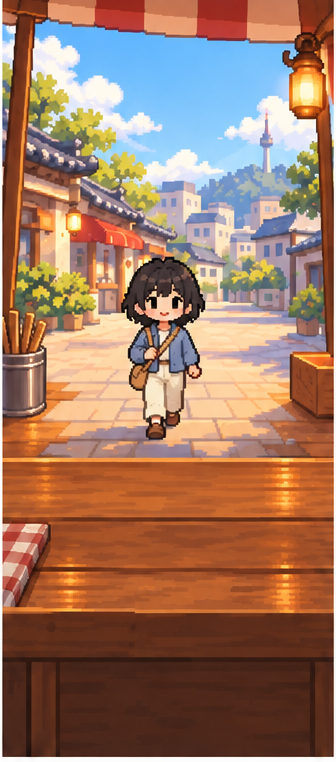
#> input picture 3_original_images_and_visual_references/3.2_visual_design_references_20261006/05_손님프레임/손님모션02_컷_261006_1905_01.png, 336 x 762 px, given in place of 미분류생성이미지05_원본_261006_1905_01.png, which was not available
$ python make_home_stage_art.py
#> lines starting #> are read from the running program, lines starting #| are printed output that depends on the picture; after the words box and inside, x2 and y2 are one past the last pixel; in counts of white or black regions, pixels touching at a corner belong together
"""Home stage art for the 메인UI mockup (3.5_completed_game_mockups).

Writes, from art already in the repository:
  assets/images/bg_clean/clear.png  the clear background with no mold on the
      counter: the street of 미분류생성이미지05 (frame 1) above the counter
      edge, the empty counter of 손님모션01 below it.
  assets/images/mold/<state>.png  a single big iron mold for the cooking
      steps, drawn on an 8 px grid around fish/redbean.png so the fish fits
      its cavity exactly (MOLD_FISH below = WorkshopMoldArt.fishRect).

Other backgrounds have no mold-free source yet; they keep their baked art.

  python tools/make_home_stage_art.py   (run from 1_app_development)
"""
from pathlib import Path

import numpy as np
from PIL import Image, ImageFilter

APP = Path(__file__).resolve().parents[1]
REF = APP.parent / '3_original_images_and_visual_references' / '3.2_visual_design_references_20261006'
IMAGES = APP / 'assets' / 'images'

# Counter edge row of the 335x762 concept cuts.
COUNTER_EDGE = 375


def clean_clear():
    street = Image.open(REF / '01_원본전체' / '미분류생성이미지05_원본_261006_1905_01.png').convert('RGB')
#> street is the input picture: PIL image 336x762 RGB; mean R, G, B 158.2, 119.9, 99.7
    street = street.crop((3, 3, 338, 765))
#> street: PIL image 335x762 RGB
    counter = Image.open(REF / '05_손님프레임' / '손님모션01_컷_261006_1905_01.png').convert('RGB')
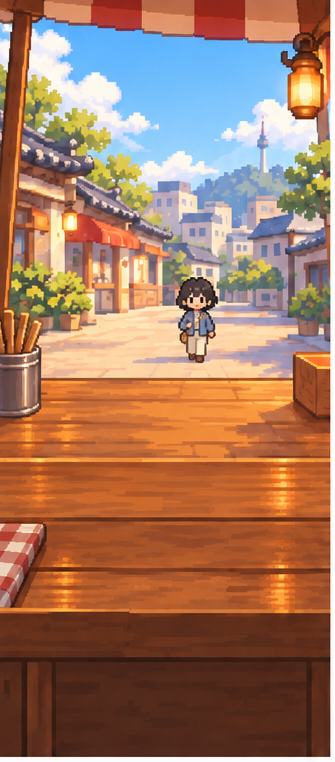
#> input picture 3_original_images_and_visual_references/3.2_visual_design_references_20261006/05_손님프레임/손님모션01_컷_261006_1905_01.png, 335 x 762 px
#> counter is the input picture: PIL image 335x762 RGB; mean R, G, B 162.1, 120.1, 97
    out = counter.crop((0, 0, 335, 762))
    out.paste(street.crop((0, 0, 335, COUNTER_EDGE)), (0, 0))
    (IMAGES / 'bg_clean').mkdir(exist_ok=True)
    out.save(IMAGES / 'bg_clean' / 'clear.png')


# --- mold -------------------------------------------------------------------
GRID = 8
W, H = 1200, 880
FISH_AT = (100, 66)          # top-left of fish/redbean.png in the mold canvas
IRON = [(18, 15, 16), (37, 32, 33), (52, 46, 47), (68, 61, 62), (92, 84, 84), (124, 114, 112)]


def grid_mask(mask, dilate=0):
    """Full-size bool mask -> grid mask (any pixel set), optionally grown."""
    g = Image.fromarray((mask * 255).astype('uint8')).resize((W // GRID, H // GRID), Image.BOX)
    g = np.array(g) > 40
    if dilate:
        im = Image.fromarray((g * 255).astype('uint8')).filter(ImageFilter.MaxFilter(dilate * 2 + 1))
        g = np.array(im) > 0
    return g


def ellipse(gw, gh, cx, cy, rx, ry):
    y, x = np.mgrid[0:gh, 0:gw]
    return ((x - cx) / rx) ** 2 + ((y - cy) / ry) ** 2 <= 1


def up(grid_rgba):
    return Image.fromarray(grid_rgba).resize((W, H), Image.NEAREST)


def build_mold():
    fish = Image.open(IMAGES / 'fish' / 'redbean.png').convert('RGBA')
    canvas_fish = Image.new('RGBA', (W, H))
#> canvas_fish: PIL image 1200x880 RGBA; every value is 0
    canvas_fish.paste(fish, FISH_AT)
    fa = np.array(canvas_fish)
    fish_mask = fa[:, :, 3] > 128
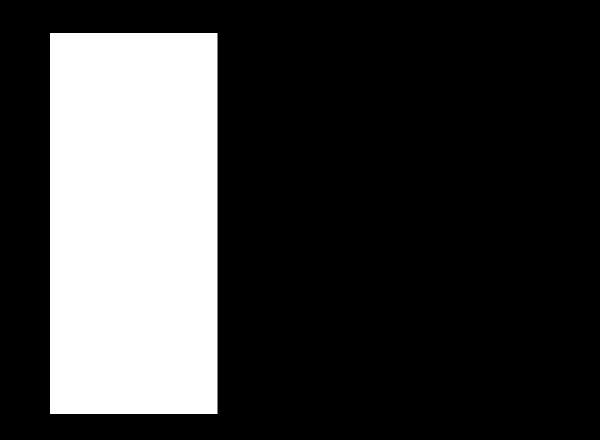
#> fish_mask: shape (880, 1200) bool (shown at 1/2 size); 24.2% white; 1 white region, box (x1, y1, x2, y2) and area: (100, 66, 435, 828) 255270
    gw, gh = W // GRID, H // GRID
    cavity = grid_mask(fish_mask)
#> in grid_mask, `g = np.array(g) > 40`: g: shape (110, 150) bool; 25% white; 1 white region, box (x1, y1, x2, y2) and area: (12, 8, 55, 104) 4128
    body = grid_mask(fish_mask, dilate=7)
#> call 2 of grid_mask, with dilate = 7
#> in grid_mask (call 2), `im = Image.fromarray((g * 255).astype('uint8')).filter(ImageFilter.Max..`:
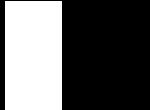
#> im: PIL image 150x110 L; 37.7% white; 1 white region, box (x1, y1, x2, y2) and area: (5, 1, 62, 110) 6213
    ys, xs = np.where(cavity)
#> ys = 4128 values from 8 to 103; xs = 4128 values, max 54 at index 42, min 12 at index 0, mean 33
    cy = (ys.min() + ys.max()) / 2
#> cy = 55.5
    lug_l = ellipse(gw, gh, xs.min() - 10, cy, 11, 9)
#> in ellipse, `return ((x - cx) / rx) ** 2 + ((y - cy) / ry) ** 2 <= 1`: returned value: shape (110, 150) bool; 1.2% white; 1 white region, box (x1, y1, x2, y2) and area: (0, 47, 13, 65) 200
    lug_r = ellipse(gw, gh, xs.max() + 9, cy, 11, 9)
#> in ellipse (call 2), `return ((x - cx) / rx) ** 2 + ((y - cy) / ry) ** 2 <= 1`: returned value: shape (110, 150) bool; 1.9% white; 1 white region, box (x1, y1, x2, y2) and area: (53, 47, 74, 65) 310
    hole_l = ellipse(gw, gh, xs.min() - 13, cy, 3.6, 3.6)
#> in ellipse (call 3), `return ((x - cx) / rx) ** 2 + ((y - cy) / ry) ** 2 <= 1`: returned value: shape (110, 150) bool; 0.1% white; 1 white region (1 under 20 px)
    hole_r = ellipse(gw, gh, xs.max() + 12, cy, 3.6, 3.6)
#> in ellipse (call 4), `return ((x - cx) / rx) ** 2 + ((y - cy) / ry) ** 2 <= 1`: returned value: shape (110, 150) bool; 0.24% white; 1 white region, box (x1, y1, x2, y2) and area: (63, 52, 70, 60) 40
    body = (body | lug_l | lug_r) & ~hole_l & ~hole_r
#> body: shape (110, 150) bool; 39% white; 1 white region, box (x1, y1, x2, y2) and area: (0, 1, 74, 110) 6429

    rng = np.random.default_rng(7)
    base = np.zeros((gh, gw, 4), 'uint8')
    r = rng.random((gh, gw))
    tone = np.where(r < .22, 3, np.where(r > .85, 1, 2))
    tone = np.where(r < .03, 4, tone)
    # light from the top-left: two-cell bevel, highlight up-left, shadow down-right
    def shifted(dy, dx):
#> called with dy = 2, dx = 2
        return np.roll(np.roll(body, dy, 0), dx, 1)
#> returned value: shape (110, 150) bool; 39% white; 2 white regions, box (x1, y1, x2, y2) and area: (2, 3, 76, 110) 6315, (7, 0, 64, 2) 114
    tone = np.where(body & ~shifted(2, 2), 3, tone)
    tone = np.where(body & ~shifted(1, 1), 5, tone)
#> in shifted (call 2), `return np.roll(np.roll(body, dy, 0), dx, 1)`: returned value: shape (110, 150) bool; 39% white; 2 white regions, box (x1, y1, x2, y2) and area: (1, 2, 75, 110) 6372, (6, 0, 63, 1) 57
    tone = np.where(body & ~shifted(-2, -2), 1, tone)
#> in shifted (call 3), `return np.roll(np.roll(body, dy, 0), dx, 1)`: returned value: shape (110, 150) bool; 39% white; 4 white regions (2 under 20 px), largest, box (x1, y1, x2, y2) and area: (0, 0, 72, 108) 6348, (3, 109, 60, 110) 57
    tone = np.where(body & ~shifted(-1, -1), 0, tone)
#> in shifted (call 4), `return np.roll(np.roll(body, dy, 0), dx, 1)`: returned value: shape (110, 150) bool; 39% white; 3 white regions (2 under 20 px), largest, box (x1, y1, x2, y2) and area: (0, 0, 73, 109) 6417
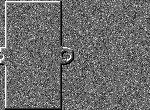
#> tone: shape (110, 150) int64; min 0, max 5, mean 2.1; drawn with min black and max white
    # the groove's far side catches light, its near side is in shadow
    cav1 = grid_mask(fish_mask, dilate=2)
#> in grid_mask (call 3), `im = Image.fromarray((g * 255).astype('uint8')).filter(ImageFilter.Max..`: im: PIL image 150x110 L; 28.5% white; 1 white region, box (x1, y1, x2, y2) and area: (10, 6, 57, 106) 4700
    tone = np.where(body & cav1 & ~np.roll(np.roll(cav1, -2, 0), -2, 1), 4, tone)
    pal = np.array(IRON, 'uint8')
    base[..., :3] = pal[np.clip(tone, 0, 5)]
    base[..., 3] = body * 255
    # 1-cell dark outline
    outline = Image.fromarray((body * 255).astype('uint8')).filter(ImageFilter.MaxFilter(3))
#> outline: PIL image 150x110 L; 40.9% white; 1 white region, box (x1, y1, x2, y2) and area: (0, 0, 75, 110) 6754
    outline = (np.array(outline) > 0) & ~body
#> outline: shape (110, 150) bool; 2% white in thin lines or dots, all inside (x1, y1, x2, y2) = (0, 0, 75, 110)
    base[outline] = (*IRON[0], 255)
#> base: shape (110, 150, 4); mean of channels 0, 1, 2, 3 54.2, 48.1, 49.1, 104.4
    # hole rims
    for hole in (hole_l, hole_r):
        rim = np.array(Image.fromarray((hole * 255).astype('uint8')).filter(ImageFilter.MaxFilter(3))) > 0
        base[rim & ~hole] = (*IRON[0], 255)
#> this loop made 2 passes
#> base: shape (110, 150, 4); mean of channels 0, 1, 2, 3 54.1, 48, 48.9, 104.4
    # cavity rim: dark groove around the fish
    groove = grid_mask(fish_mask, dilate=1) & ~cavity
#> in grid_mask (call 4), `im = Image.fromarray((g * 255).astype('uint8')).filter(ImageFilter.Max..`: im: PIL image 150x110 L; 26.7% white; 1 white region, box (x1, y1, x2, y2) and area: (11, 7, 56, 105) 4410
#> groove: shape (110, 150) bool; 1.7% white in thin lines or dots, all inside (x1, y1, x2, y2) = (11, 7, 56, 105)
    base[groove] = (*IRON[1], 255)
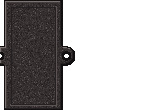
#> base: shape (110, 150, 4); mean of channels 0, 1, 2, 3 53.4, 47.4, 48.3, 104.4; transparent parts drawn white
    plate = up(base)

    # soft shadow on the counter
    shadow = Image.new('RGBA', (W, H))
    sm = Image.fromarray((np.array(plate)[:, :, 3] > 0).astype('uint8') * 110).filter(ImageFilter.GaussianBlur(18))
    shadow.putalpha(sm)
    shadow = shadow.transform((W, H), Image.AFFINE, (1, 0, -10, 0, 1, -28))
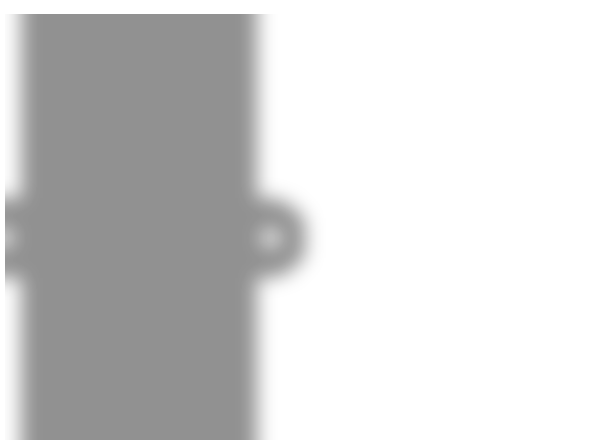
#> shadow: PIL image 1200x880 RGBA (shown at 1/2 size); mean R, G, B, A 0, 0, 0, 43.6; transparent parts drawn white
    plate_all = Image.alpha_composite(shadow, plate)

    lum = (fa[..., :3].astype(float) @ [0.3, 0.55, 0.15]) / 255
    lum = (lum - lum[fish_mask].min()) / (np.ptp(lum[fish_mask]) or 1)

    edge_d = np.array(Image.fromarray((fish_mask * 255).astype('uint8')).filter(ImageFilter.GaussianBlur(14))) / 255.0
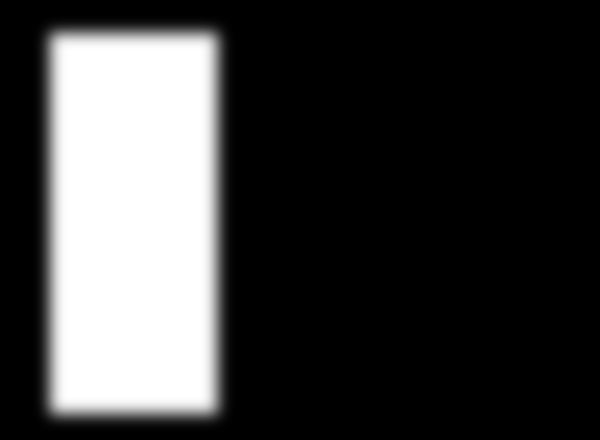
#> edge_d: shape (880, 1200) float64 (shown at 1/2 size); min 0, max 1, mean 0.242

    def recolor(dark, light, contrast=1.0, rim=0.0):
        l = np.clip(0.5 + (lum - 0.5) * contrast, 0, 1)
        # batter browns where it touches the hot iron
        l = l - rim * np.clip(1 - edge_d * 1.6, 0, 1)
        l = np.clip(l, 0, 1)[..., None]
        rgb = np.array(dark) * (1 - l) + np.array(light) * l
        out = np.zeros((H, W, 4), 'uint8')
        out[..., :3] = rgb.astype('uint8')
        out[..., 3] = np.where(fish_mask, 255, 0)
        return Image.fromarray(out)

    def blob(cx, cy, rx, ry, fill, edge, seed):
        r = np.random.default_rng(seed)
        y, x = np.mgrid[0:gh, 0:gw]
        ang = np.arctan2((y - cy) / ry, (x - cx) / rx)
        wob = 1 + .18 * np.sin(ang * 3 + seed) + .1 * np.sin(ang * 5 + 2 * seed)
        m = (((x - cx) / rx) ** 2 + ((y - cy) / ry) ** 2) <= wob ** 2
        m &= cavity
        g = np.zeros((gh, gw, 4), 'uint8')
        g[m] = (*fill, 255)
        e = m & ~(np.roll(m, 1, 0) & np.roll(m, -1, 0) & np.roll(m, 1, 1) & np.roll(m, -1, 1))
        g[e] = (*edge, 255)
        spots = m & ~e & (r.random((gh, gw)) < .12)
        g[spots] = (*np.clip(np.array(fill) + 30, 0, 255), 255)
        return up(g)

    fcx = (xs.min() + xs.max()) / 2 - 2
#> fcx = 31
    states = {
        'empty': recolor((14, 12, 13), (64, 58, 58), 1.1),
        'batter': recolor((176, 128, 64), (246, 226, 172), .45, rim=.9),
        'batter_top': recolor((190, 140, 70), (252, 234, 184), .3, rim=.8),
        'closed': None,
    }
    out = {}
    for name, inner in states.items():
        if inner is None:
            lid = recolor((40, 35, 36), (118, 108, 106), .9)
            img = Image.alpha_composite(plate_all, lid)
        else:
            img = Image.alpha_composite(plate_all, inner)
        out[name] = img
#> this loop made 4 passes
#> name on passes 1 to 3: 'empty', 'batter', 'batter_top'
#> after the loop, out = 4 items
    for flavor, fill, edge in [('redbean', (98, 40, 36), (58, 22, 20)),
                               ('custard', (246, 206, 92), (196, 146, 50)),
                               ('cocoa', (92, 54, 32), (52, 28, 16))]:
        out[f'filling_{flavor}'] = Image.alpha_composite(out['batter'], blob(fcx, cy, 15, 8, fill, edge, 3))
#> after the loop, out = 7 items
    (IMAGES / 'mold').mkdir(exist_ok=True)
    for name, img in out.items():
        img.save(IMAGES / 'mold' / f'{name}.png')
#> this loop made 7 passes
    fy, fx = np.where(fish_mask)
    print('fish body in mold canvas:', fx.min(), fy.min(), fx.max() + 1, fy.max() + 1, 'canvas', W, H)
#| fish body in mold canvas: 100 66 435 828 canvas 1200 880


if __name__ == '__main__':
    clean_clear()
    build_mold()
